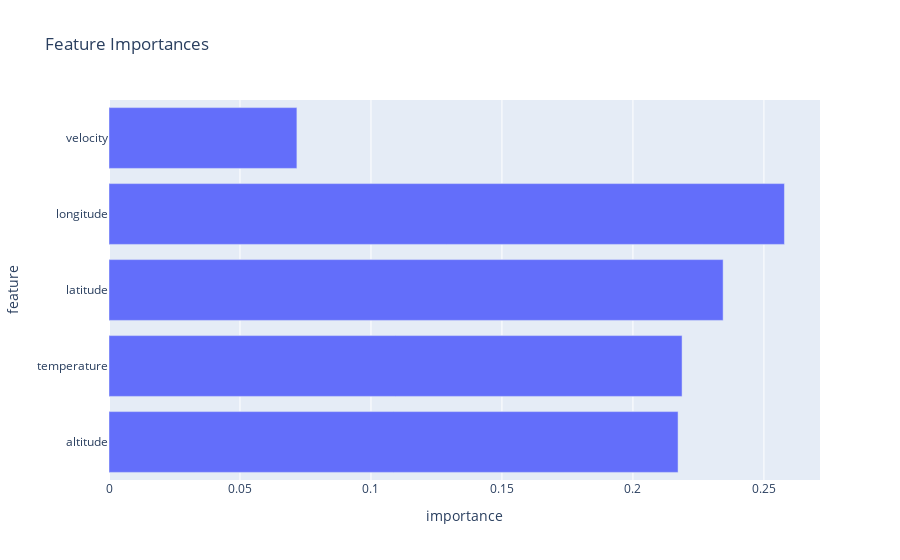

Notebook code cell kept with this figure:
### Code cell
# Create a DataFrame of feature importances
df_importances = pd.DataFrame({'feature': df.columns[:-1], 'importance': importances})

# Create a bar chart of feature importances using Plotly Express
fig = px.bar(df_importances, x='importance', y='feature', orientation='h', title='Feature Importances')
fig.show()

### Figure 1 — Plotly figure (JSON) as saved in the notebook; plotly's stock layout.template omitted (floating-point values rounded to 4 significant figures)
{"data": [{"alignmentgroup": "True", "hovertemplate": "importance=%{x}<br>feature=%{y}<extra></extra>", "legendgroup": "", "marker": {"color": "#636efa", "pattern": {"shape": ""}}, "name": "", "offsetgroup": "", "orientation": "h", "showlegend": false, "textposition": "auto", "type": "bar", "x": [0.2172, 0.2188, 0.2344, 0.2578, 0.07173], "xaxis": "x", "y": ["altitude", "temperature", "latitude", "longitude", "velocity"], "yaxis": "y"}], "layout": {"barmode": "relative", "legend": {"tracegroupgap": 0}, "title": {"text": "Feature Importances"}, "xaxis": {"anchor": "y", "domain": [0, 1], "title": {"text": "importance"}}, "yaxis": {"anchor": "x", "domain": [0, 1], "title": {"text": "feature"}}}}
